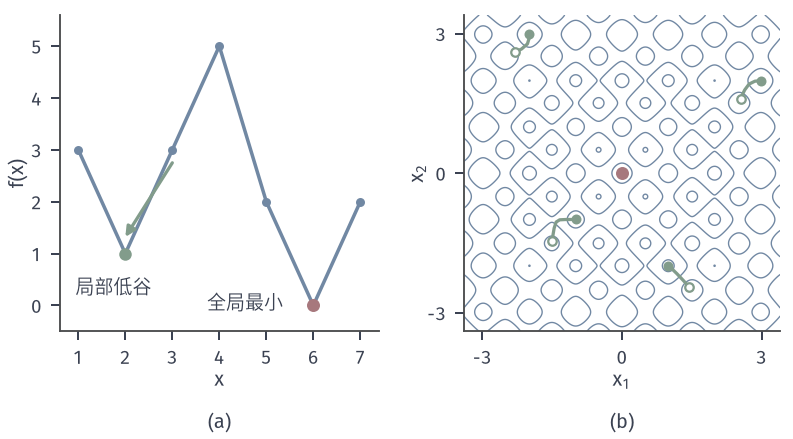

Recreate this plot in Python.
from pathlib import Path
import sys
ROOT = next(p for p in Path(__file__).resolve().parents if (p/'build.sh').is_file() and (p/'tex/book.tex').is_file())
sys.path.insert(0, str(ROOT/'figures/00-shared/mathematical-preliminaries-upper/00-shared/comprehension-figures'))
from support import figure, save, BLUE, GREEN, YELLOW, RED, PURPLE, INK, MUTED, GRID, BLUE_FILL, GREEN_FILL, YELLOW_FILL, RED_FILL, PURPLE_FILL
import numpy as np
HERE = Path(__file__).resolve().parent
STROKE = '#4C4D4F'
def panel(fig, left, right, top, bottom, wspace=.25):
    fig.set_layout_engine(None)
    fig.subplots_adjust(left=left, right=right, top=top, bottom=bottom, wspace=wspace)
def tags(fig, axes):
    for ax, s in zip(axes, ('(a)', '(b)', '(c)', '(d)')):
        p = ax.get_position(); fig.text((p.x0+p.x1)/2, .015, s, ha='center', va='bottom')
def rastrigin(X, Y): return 20+X**2+Y**2-10*np.cos(2*np.pi*X)-10*np.cos(2*np.pi*Y)
# 有限状态双谷代价 f=(3,1,3,5,2,0,2) 与二维 Rastrigin 上的局部下降
fig, axes = figure(width_mm=112, height_mm=62, ncols=2)
panel(fig, .075, .985, .965, .245, .26)
a=axes[0]; s=np.arange(1,8); f=np.array([3,1,3,5,2,0,2.])
a.plot(s,f,color=BLUE,lw=1.4,marker='o',ms=3.6,mfc=BLUE,mew=0)
a.annotate('',xy=(2,1.32),xytext=(3,2.75),arrowprops=dict(arrowstyle='-|>',color=GREEN,lw=1.3,shrinkA=0,shrinkB=0,mutation_scale=8))
a.plot([2],[1],'o',ms=5,color=GREEN,mew=0,zorder=5); a.plot([6],[0],'o',ms=5.2,color=RED,mew=0,zorder=5)
a.text(1.75,.55,'局部低谷',ha='center',va='top',fontsize=7.5,color=INK); a.text(4.55,.05,'全局最小',ha='center',va='center',fontsize=7.5)
a.set_xlim(.6,7.4); a.set_ylim(-.5,5.6); a.set_xticks(s); a.set_yticks([0,1,2,3,4,5]); a.set_xlabel('$x$',labelpad=1); a.set_ylabel('$f(x)$',labelpad=1)
b=axes[1]; g=np.linspace(-3.4,3.4,700); X,Y=np.meshgrid(g,g); b.contour(X,Y,rastrigin(X,Y),levels=[8,24,40],colors=[BLUE],linewidths=.55)
def grad(x): return 2*x+20*np.pi*np.sin(2*np.pi*x)
ends=[]
for x0 in [(-2.3,2.6),(2.55,1.6),(1.45,-2.45),(-1.5,-1.45)]:
    x=np.array(x0,float); path=[x.copy()]
    for t in range(1500):
        x=x-.0022*grad(x); path.append(x.copy())
    p=np.array(path); b.plot(p[:,0],p[:,1],color=GREEN,lw=1.3); b.plot([x0[0]],[x0[1]],'o',ms=3.4,mfc='white',mec=GREEN,mew=.9,zorder=5); b.plot([x[0]],[x[1]],'o',ms=4,color=GREEN,mew=0,zorder=5); ends.append(x.tolist())
b.plot([0],[0],'o',ms=5.2,color=RED,mew=0,zorder=6)
b.set_aspect('equal'); b.set_xlim(-3.4,3.4); b.set_ylim(-3.4,3.4); b.set_xticks([-3,0,3]); b.set_yticks([-3,0,3]); b.set_xlabel('$x_1$',labelpad=1); b.set_ylabel('$x_2$',labelpad=0)
tags(fig,axes); print(ends)
save(fig,HERE,'figure',{'f':[3,1,3,5,2,0,2],'rastrigin':'20+sum(x_i^2-10cos(2 pi x_i))','gd_step':.0022,'iters':1500,'ends':ends})
